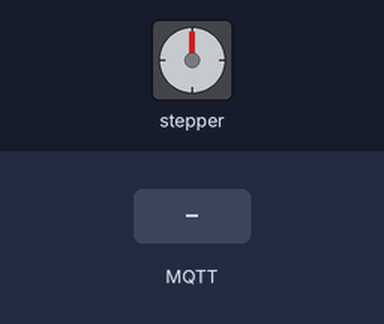
Bench run of a sketch on a simulated ESP8266 (NodeMCU). On the bench: stepper motor. The test bench sets the inputs (shaded band). WiFi joins after 1.5 s; servers stay silent unless stated; no MQTT or app messages arrive unless stated; stepper angles assume 4075 steps per turn; what the sketch prints to the serial monitor is not drawn.

Above: at 2.7 s.
2.8 s: MQTT message "5" arrives on the first subscribed topic
At 3.25 s:
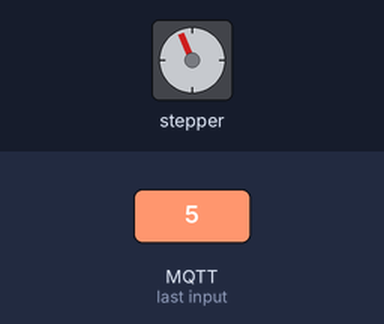
At 3.85 s:
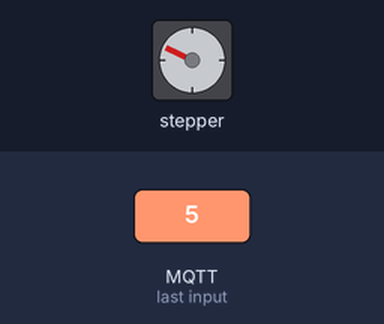
5.8 s: MQTT message "on" arrives on the first subscribed topic
At 5.95 s:
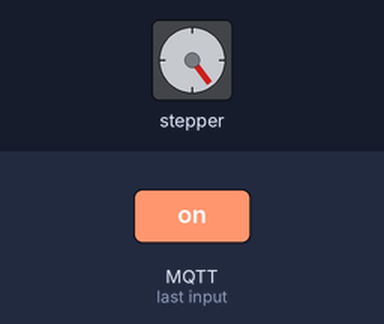
8.8 s: MQTT message "off" arrives on the first subscribed topic
Timing chart, 0 to 17.8 s (numbered marks = the images above; inputs shaded):
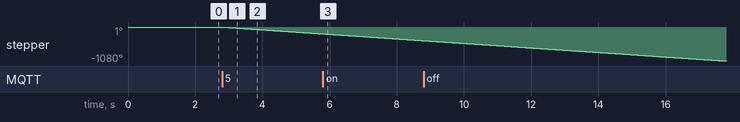

Measured:
- after the input at 2.8 s, stepper: keeps turning counter-clockwise at about 72°/s, starting at once

The sketch:

mqtt_8266_custom_stepper.ino
```cpp
#include <CustomStepper.h>
#include <ESP8266WiFi.h>
#include <PubSubClient.h>

CustomStepper stepper(12, 13, 14, 16, (byte[]){8, B1000, B1100, B0100, B0110, B0010, B0011, B0001, B1001}, 4075.7728395, 12, CW);
boolean rotate1 = false;
boolean rotatedeg = false;
boolean crotate = false;

// Update these with values suitable for your network.

const char* ssid     = "DIYIOT";
const char* password = "diyiotdiyiot";
const char* mqtt_server = "10.10.10.3";
const char* topic = "mini_stepper/1";

WiFiClient espClient;
PubSubClient client(espClient);

char msg[50];
String data;

//////////////////////////////////////////////////////////////////////////////
void setup() {
  //sets the RPM
  stepper.setRPM(12);
  //sets the Steps Per Rotation, in this case it is 64 * the 283712/4455 annoying ger ratio
  //for my motor (it works with float to be able to deal with these non-integer gear ratios)
  stepper.setSPR(4075.7728395);
  Serial.begin(115200);
  setup_wifi();
  client.setServer(mqtt_server, 1883);
  client.setCallback(callback);
}

void setup_wifi() {

  delay(10);
  // We start by connecting to a WiFi network
  Serial.println();
  Serial.print("Connecting to ");
  Serial.println(ssid);

  WiFi.begin(ssid, password);

  while (WiFi.status() != WL_CONNECTED) {
    delay(500);
    Serial.print(".");
  }

  Serial.println("");
  Serial.println("WiFi connected");
  Serial.println("IP address: ");
  Serial.println(WiFi.localIP());
}

void callback(char* topic, byte* payload, unsigned int length) {
  Serial.print("Message arrived [");
  Serial.print(topic);
  Serial.print("] ");
  for (int i = 0; i < length; i++) {
    Serial.print((char)payload[i]);
    payload[length] = '\0';
     String message = String ((char*)payload);
    int degrees = message.toInt();

    if (degrees > 360) {
        stepper.setDirection(CW);
        stepper.rotate();
      } else if (degrees > - 360) {
        stepper.setDirection(CCW);
        stepper.rotate();
    } else {
      stepper.rotateDegrees(degrees);
    }

  }
  Serial.println();

}

void reconnect() {
  // Loop until we're reconnected
  while (!client.connected()) {

      Serial.print("Attempting MQTT connection...");
    // Attempt to connect
    if (client.connect(topic)) {
      Serial.println("connected");
      // Once connected, publish an announcement...
      client.publish(topic, "connected");
      // ... and resubscribe
     client.subscribe(topic);
    } else {
      Serial.print("failed, rc=");
      Serial.print(client.state());
      Serial.println(" try again in 5 seconds");
      // Wait 5 seconds before retrying
      delay(5000);
    }
  }
}

//////////////////////////////////////////////////////////////////////////////
void loop(){

  client.loop();

  if (!client.connected()) {
    reconnect();
  }
  yield();

  stepper.run();

}
```
